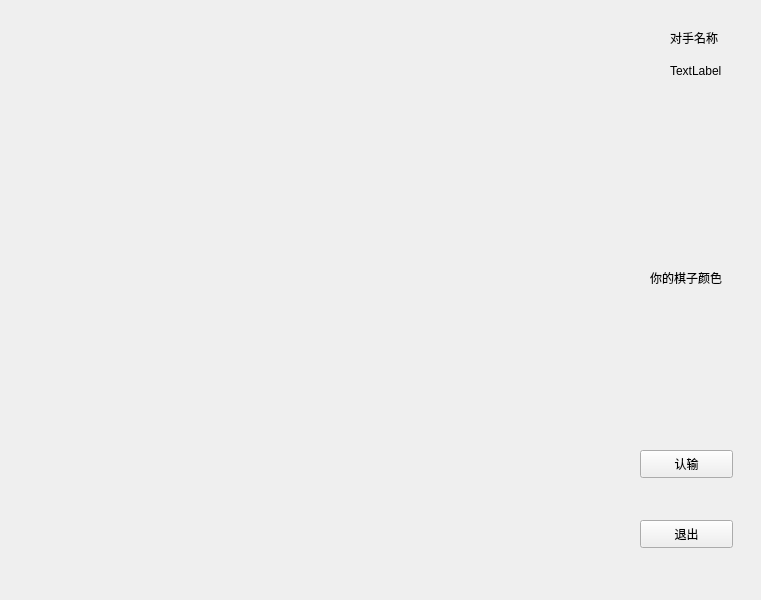
<?xml version="1.0" encoding="UTF-8"?>
<ui version="4.0">
 <class>Game</class>
 <widget class="QWidget" name="Game">
  <property name="geometry">
   <rect>
    <x>0</x>
    <y>0</y>
    <width>761</width>
    <height>600</height>
   </rect>
  </property>
  <property name="windowTitle">
   <string>Form</string>
  </property>
  <widget class="QPushButton" name="QuitPB">
   <property name="geometry">
    <rect>
     <x>640</x>
     <y>520</y>
     <width>93</width>
     <height>28</height>
    </rect>
   </property>
   <property name="text">
    <string>退出</string>
   </property>
  </widget>
  <widget class="QPushButton" name="pushButton_2">
   <property name="geometry">
    <rect>
     <x>640</x>
     <y>450</y>
     <width>93</width>
     <height>28</height>
    </rect>
   </property>
   <property name="text">
    <string>认输</string>
   </property>
  </widget>
  <widget class="QLabel" name="label">
   <property name="geometry">
    <rect>
     <x>670</x>
     <y>60</y>
     <width>81</width>
     <height>21</height>
    </rect>
   </property>
   <property name="text">
    <string>TextLabel</string>
   </property>
  </widget>
  <widget class="QLabel" name="label_2">
   <property name="geometry">
    <rect>
     <x>670</x>
     <y>30</y>
     <width>72</width>
     <height>15</height>
    </rect>
   </property>
   <property name="text">
    <string>对手名称</string>
   </property>
  </widget>
  <widget class="QLabel" name="label_3">
   <property name="geometry">
    <rect>
     <x>650</x>
     <y>270</y>
     <width>91</width>
     <height>16</height>
    </rect>
   </property>
   <property name="text">
    <string>你的棋子颜色</string>
   </property>
  </widget>
 </widget>
 <resources/>
 <connections/>
</ui>
